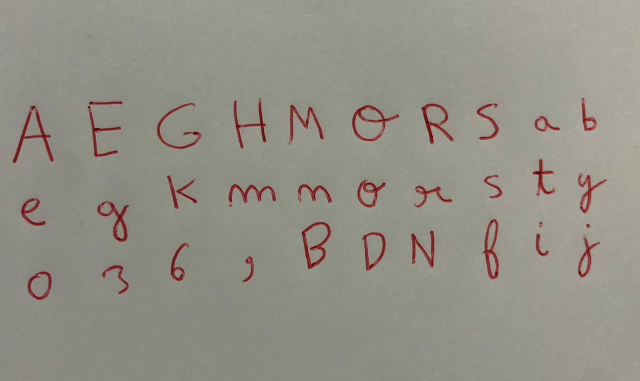
#> input picture MyHandwriting.jpeg, 1280 x 762 px (shown at 1/2 size)
$ python -i slant.py   (imports and definitions only)
#> lines starting #> are read from the running program, lines starting #| are printed output that depends on the picture; after the words box and inside, x2 and y2 are one past the last pixel; in counts of white or black regions, pixels touching at a corner belong together
### src/hfont/charset.py
"""Glyph inventory definitions.

A *glyph* here is the pair (character, contextual form). Latin only ever uses
``Form.ISOL``, but the type is carried through the whole pipeline from day one so
that Phase 2 (Arabic) adds entries to a table rather than changing signatures.

Naming follows the Adobe Glyph List where one exists, because that is what
``fontTools`` and every downstream text engine expect. Arabic contextual forms
use the conventional ``.init`` / ``.medi`` / ``.fina`` suffixes.
"""

from __future__ import annotations

import enum
import functools
import unicodedata
from dataclasses import dataclass


@functools.total_ordering
class Form(enum.Enum):
    """Contextual form of a glyph.

    Explicitly ordered. ``GlyphSpec`` is an orderable dataclass, so sorting a
    charset compares ``(char, form)`` tuples and reaches this type whenever two
    glyphs share a character. That never happens in Latin — one form per
    character — so an unordered enum here would go unnoticed until Arabic,
    where every letter has up to four forms and every ``sorted()`` in the
    pipeline would start raising.
    """

    ISOL = "isol"
    INIT = "init"
    MEDI = "medi"
    FINA = "fina"

    # [4 lines left out: function suffix, not called in this run]

    @property
    def sort_index(self) -> int:
        return _FORM_ORDER[self.value]

    # [4 lines left out: function __lt__, not called in this run]


#: Presentation order: isolated first, then the joining forms left-to-right.
_FORM_ORDER = {"isol": 0, "init": 1, "medi": 2, "fina": 3}


# Adobe Glyph List names for the ASCII punctuation we care about. Anything not
# in here falls back to a ``uniXXXX`` name, which is valid but less readable.
_AGL: dict[str, str] = {
    " ": "space", "!": "exclam", '"': "quotedbl", "#": "numbersign",
    "$": "dollar", "%": "percent", "&": "ampersand", "'": "quotesingle",
    "(": "parenleft", ")": "parenright", "*": "asterisk", "+": "plus",
    ",": "comma", "-": "hyphen", ".": "period", "/": "slash",
    ":": "colon", ";": "semicolon", "<": "less", "=": "equal",
    ">": "greater", "?": "question", "@": "at", "[": "bracketleft",
    "\\": "backslash", "]": "bracketright", "^": "asciicircum",
    "_": "underscore", "`": "grave", "{": "braceleft", "|": "bar",
    "}": "braceright", "~": "asciitilde",
    "0": "zero", "1": "one", "2": "two", "3": "three", "4": "four",
    "5": "five", "6": "six", "7": "seven", "8": "eight", "9": "nine",
    "‘": "quoteleft", "’": "quoteright",
    "“": "quotedblleft", "”": "quotedblright",
    "–": "endash", "—": "emdash",
}


# [7 lines left out: function agl_name, not called in this run]


@dataclass(frozen=True, order=True)
class GlyphSpec:
    """One entry in the glyph inventory the model must be able to produce."""

    char: str
    form: Form = Form.ISOL

    # [4 lines left out: function name, not called in this run]

    @property
    def codepoint(self) -> int:
        return ord(self.char)

    # [4 lines left out: function key, not called in this run]

    def __str__(self) -> str:  # pragma: no cover - debugging aid
        return self.name


UPPER = "ABCDEFGHIJKLMNOPQRSTUVWXYZ"
LOWER = "abcdefghijklmnopqrstuvwxyz"
DIGITS = "0123456789"

# Punctuation split by how reliably it is present in a free font. The core set is
# near-universal; the extended set is skipped per font when the glyph is missing.
PUNCT_CORE = ".,;:!?'\"()-/&"
PUNCT_EXT = "[]{}@#%*+=<>_~$\\|^`"


@dataclass(frozen=True)
class Charset:
    """An ordered, de-duplicated glyph inventory with a fixed index mapping.

    The index order is part of the trained model (it is the content-embedding
    row order), so ``glyphs`` must never be reordered for an existing checkpoint.
    """

    name: str
    glyphs: tuple[GlyphSpec, ...]

    def __post_init__(self) -> None:
        if len(set(self.glyphs)) != len(self.glyphs):
            raise ValueError(f"charset {self.name!r} contains duplicate glyphs")

    def __len__(self) -> int:
        return len(self.glyphs)

    def __iter__(self):
        return iter(self.glyphs)

    def index(self, glyph: GlyphSpec) -> int:
        return self._index[glyph]

    # [9 lines left out: function _index, not called in this run]

    @property
    def chars(self) -> str:
        return "".join(dict.fromkeys(g.char for g in self.glyphs))

    # [4 lines left out: function subset, not called in this run]

    def describe(self) -> str:  # pragma: no cover - reporting aid
        return f"{self.name}: {len(self)} glyphs"


def _latin(name: str, text: str) -> Charset:
    return Charset(name, tuple(GlyphSpec(c) for c in dict.fromkeys(text)))


#: Letters only. Useful for fast ablations where punctuation is noise.
LATIN_LETTERS = _latin("latin_letters", UPPER + LOWER)

#: The Phase 1 target inventory: what an exported font must contain.
LATIN_FULL = _latin("latin_full", UPPER + LOWER + DIGITS + PUNCT_CORE + PUNCT_EXT)

#: Letters, digits and reliable punctuation. The default training inventory.
LATIN_CORE = _latin("latin_core", UPPER + LOWER + DIGITS + PUNCT_CORE)


# --------------------------------------------------------------------------- #
# Seed sets: the glyphs the *user* actually handwrites.
# --------------------------------------------------------------------------- #
#
# Chosen to span the style dimensions a Latin typeface varies along, rather than
# to be alphabetically tidy. Each letter below is carrying a specific signal:
#
#   ascender shape        b k l h        descender shape      g y p
#   arch / shoulder       n m r          closed bowl          o e a
#   diagonal stress       v w x A        s-curve              s S
#   terminal treatment    t f c          cap proportions      H O E M
#   joint / spur detail   a g R G
#
# 24 glyphs is the default because it sits inside the brief's 20-30 budget while
# still covering both cases and the digit style, which is often independent.

SEED_24 = "AEGHMORS" "abegkmnorsty" "036" ","

#: Minimal set for the ablation "how few glyphs can we get away with?".
SEED_12 = "AHOR" "aeglnos"","

#: Comfortable upper end of the brief's range; adds cases that are easy to get
#: wrong when generated (dot placement, crossbar height, leg angles).
SEED_30 = SEED_24 + "BDNfijp"[:6]

LATIN_SEED_SETS: dict[str, str] = {
    "seed12": SEED_12,
    "seed24": SEED_24,
    "seed30": SEED_30,
}


# [7 lines left out: function seed_charset, not called in this run]


CHARSETS: dict[str, Charset] = {
    c.name: c for c in (LATIN_LETTERS, LATIN_CORE, LATIN_FULL)
}


# [14 lines left out: functions get_charset, unicode_name, not called in this run]

### scripts/slant.py
"""Slant measured from the stems themselves, and the shear that undoes it.

The first slant metric took the principal axis of a glyph's ink, which is
really a proportion measure: a tall narrow letter reads as upright however it
leans, and a wide one reads as slanted. This measures the thing directly —
the dominant direction of near-vertical stroke edges, from a magnitude-weighted
orientation histogram, folded to an undirected line and averaged circularly.

`--selfcheck` shears a font by known angles and reports what the metric gets
back, which is what makes the number trustworthy before it is used to judge
anything.

    python scripts/slant.py --selfcheck
"""

from __future__ import annotations

import argparse
import sys
from pathlib import Path

import numpy as np

ROOT = Path(__file__).resolve().parents[1]
sys.path.insert(0, str(ROOT / "src"))

from hfont.charset import LATIN_CORE, LATIN_SEED_SETS  # noqa: E402
from hfont.data.render import FontRenderer, RenderConfig  # noqa: E402

#: Stroke directions this far from vertical are stems; the rest are the
#: horizontals and curves, which carry no slant information.
STEM_WINDOW_DEG = 40.0


def stem_slant(image: np.ndarray, window: float = STEM_WINDOW_DEG) -> float:
    """Degrees the near-vertical strokes lean, positive = leaning right."""
    from scipy.ndimage import gaussian_filter, sobel

    smooth = gaussian_filter(image.astype(np.float32), 1.0)
    gy, gx = sobel(smooth, axis=0), sobel(smooth, axis=1)
    magnitude = np.hypot(gx, gy)
    if not np.any(magnitude > 0):
        return 0.0
    strong = magnitude > max(np.percentile(magnitude[magnitude > 0], 75), 1e-6)
    if not strong.any():
        return 0.0

    # The stroke runs along the edge, at right angles to the gradient. Fold to
    # [0, 180): a stroke has a direction but no arrow.
    along = np.degrees(np.arctan2(gy[strong], gx[strong])) + 90.0
    along = np.mod(along, 180.0)
    weight = magnitude[strong]

    near_vertical = np.abs(along - 90.0) <= window
    if near_vertical.sum() < 10:
        return 0.0
    angles, weights = along[near_vertical], weight[near_vertical]

    # The peak of the histogram, not its mean. A shear turns a vertical line by
    # exactly its own angle but a line already off vertical by less, so
    # averaging across the band reads a 10 deg shear as 7. The peak is the
    # stems themselves, and it tracks the shear one for one.
    bins = np.arange(90.0 - window, 90.0 + window + 1.0, 1.0)
    counts, _ = np.histogram(angles, bins=bins, weights=weights)
    if counts.sum() <= 0:
        return 0.0
    counts = np.convolve(counts, np.ones(5) / 5.0, mode="same")
    peak = int(np.argmax(counts))
    centre = 0.5 * (bins[peak] + bins[peak + 1])
    # Parabolic refinement between neighbouring bins.
    if 0 < peak < len(counts) - 1:
        a, b, c = counts[peak - 1], counts[peak], counts[peak + 1]
        denominator = a - 2 * b + c
        if abs(denominator) > 1e-9:
            centre += 0.5 * (a - c) / denominator
    return float(90.0 - centre)


# [69 lines left out: functions shear, font_slant, load_font, main, not called in this run]


# [2 lines not run here, left out]

>>> import cv2
>>> picture = cv2.imread('../MyHandwriting.jpeg', cv2.IMREAD_GRAYSCALE)
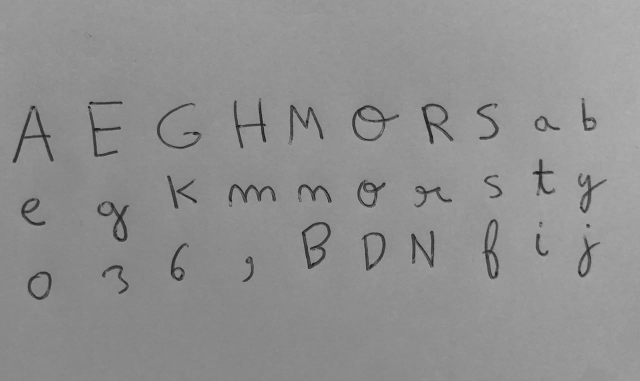
#> picture: shape (762, 1280) (shown at 1/2 size); min 10, max 184, mean 144.1
>>> result = stem_slant(picture)
#> in stem_slant, `gy, gx = sobel(smooth, axis=0), sobel(smooth, axis=1)`:
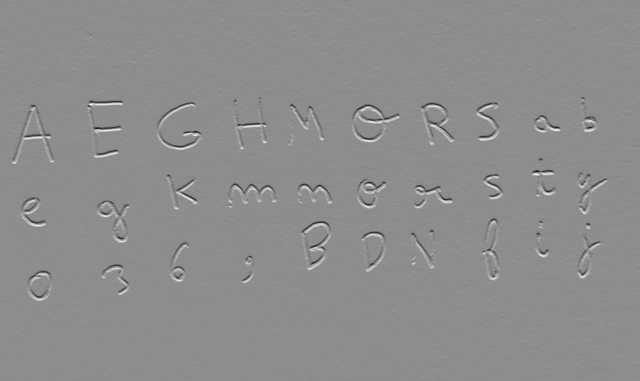
#> gy: shape (762, 1280) float32 (shown at 1/2 size); min -310.3, max 248.5, mean -0.2; drawn with min black and max white
#> in stem_slant, `gy, gx = sobel(smooth, axis=0), sobel(smooth, axis=1)`:
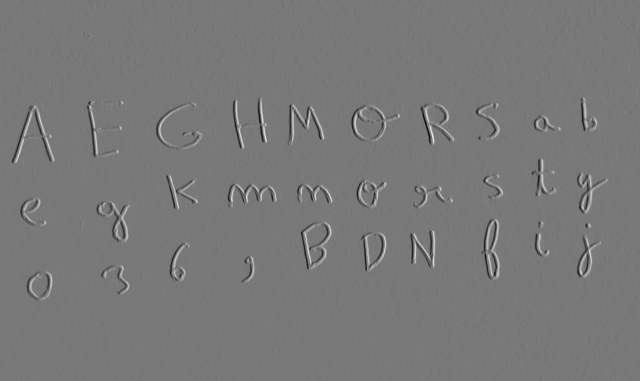
#> gx: shape (762, 1280) float32 (shown at 1/2 size); min -294.4, max 325.5, mean 0.1; drawn with min black and max white
#> in stem_slant, `magnitude = np.hypot(gx, gy)`:
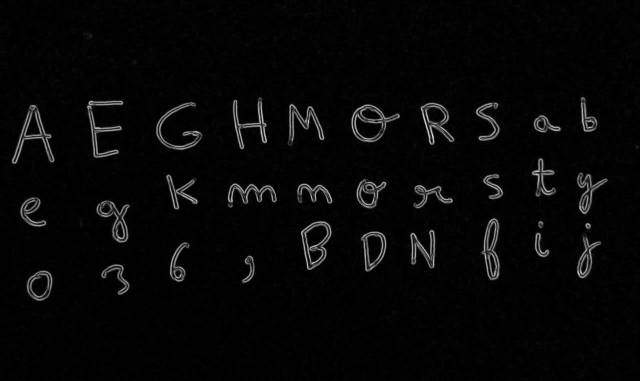
#> magnitude: shape (762, 1280) float32 (shown at 1/2 size); min 0, max 335.2, mean 10.1; drawn with min black and max white
#> in stem_slant, `strong = magnitude > max(np.percentile(magnitude[magnitude > 0], 75), ..`:
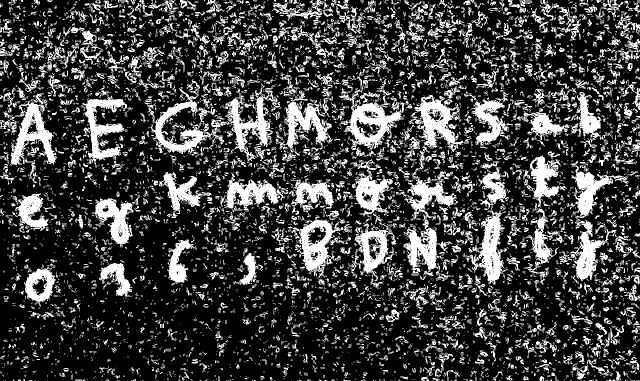
#> strong: shape (762, 1280) bool (shown at 1/2 size); 25% white; 6873 white regions (5284 under 20 px), largest, box (x1, y1, x2, y2) and area: (807, 354, 916, 562) 7565, (925, 335, 1017, 569) 6872, (678, 175, 809, 301) 5679
#> in stem_slant, `counts, _ = np.histogram(angles, bins=bins, weights=weights)`: counts = 80 values, max 93602.2 at index 35, min 27065.8 at index 72, mean 53534
#> in stem_slant, `counts = np.convolve(counts, np.ones(5) / 5.0, mode="same")`: counts = 80 values, max 89760.5 at index 34, min 19747.6 at index 79, mean 53038.6
#> in stem_slant, `peak = int(np.argmax(counts))`: peak = 34
#> in stem_slant, `centre = 0.5 * (bins[peak] + bins[peak + 1])`: centre = 84.5
#> in stem_slant, `a, b, c = counts[peak - 1], counts[peak], counts[peak + 1]`: a = 88806; b = 89760.5; c = 89550.7
#> in stem_slant, `denominator = a - 2 * b + c`: denominator = -1164.2
#> in stem_slant, `centre += 0.5 * (a - c) / denominator`: centre = 84.82
#> result = 5.18
